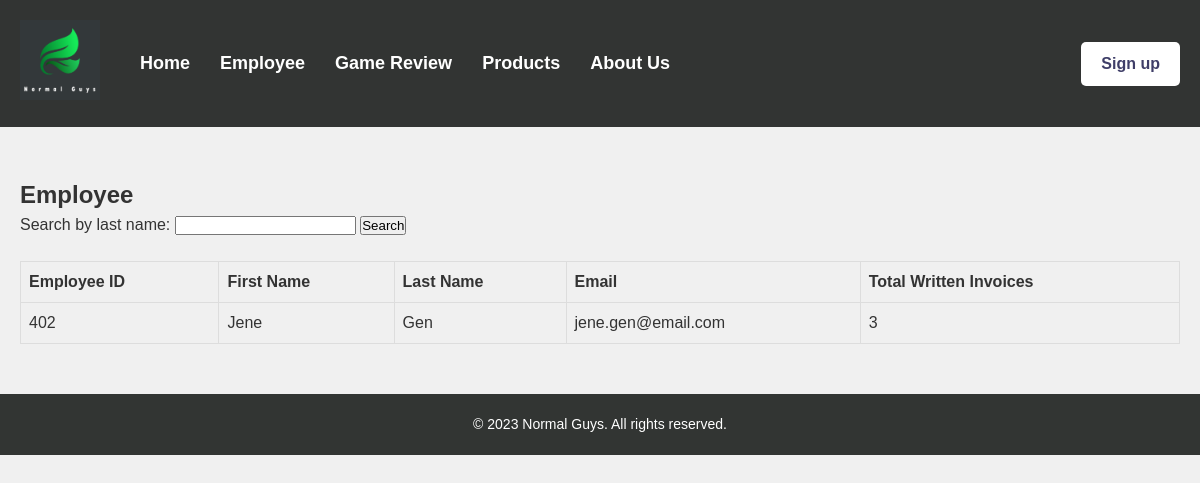
/employee.php?last_name=Gen, run on the app's committed database.
### tables this page shows
CREATE TABLE `Employee` (
  `EmpId` int(11) NOT NULL,
  `EFname` varchar(100) NOT NULL,
  `ELname` varchar(100) NOT NULL,
  `Email` varchar(200) NOT NULL
);

### employee.php (the view, shortened to what this page needs)
<!DOCTYPE html>
<html lang="en">
    <head>
        <link rel="stylesheet" href="https://maxcdn.bootstrapcdn.com/font-awesome/4.4.0/css/font-awesome.min.css">
        <link rel="stylesheet" href="css/employee.css">
    </head>
    <body>
        <header>
            <nav>
                <div class="logo">
                    <a href="about.html"><img src="img/logo.png" alt="Normal Guys"></a>
                </div>
                <div class="nav-links">
                    <ul>
                        <li><a href="index.php">Home</a></li>
                        <li><a href="employee.php">Employee</a></li>
                        <li><a href="review.php">Game Review</a></li>
                        <li><a href="product.php">Products</a></li>
                        <li><a href="about.html">About Us</a></li>
                    </ul>
                </div>
                <div class="nav-buttons" id="nav-buttons">
                    <a href="singup.html" class="sign-up" id="button">Sign up</a>
                </div>
            </nav>
        </header>
        <main>
            <h2>Employee</h2>
            <form method="GET" action="employee.php">
                <label for="last_name">Search by last name:</label>
                <input type="text" name="last_name" id="last_name">
                <input type="submit" value="Search">
            </form>
            <?php
            if ($_SERVER["REQUEST_METHOD"] == "GET" && isset($_GET['last_name'])) {
                $connection = mysqli_connect(DBHOST, DBUSER, DBPASS, DBNAME);
            ?>
            <p>&nbsp;</p>
            <table class="table table-hover">
                <thead>
                    <tr class="table-success">
                        <th scope="col">Employee ID</th>
                        <th scope="col">First Name</th>
                        <th scope="col">Last Name</th>
                        <th scope="col">Email</th>
                        <th scope="col">Total Written Invoices</th>
                    </tr>
                </thead>
                <?php
                $sql = "SELECT E.EmpId, E.ELname, E.EFname, E.Email, COUNT(*) AS TotalInvoices
                        FROM Employee E LEFT JOIN Invoices I ON E.EmpId = I.EId
                        WHERE ELname = '{$_GET['last_name']}'
                        GROUP BY E.EmpId, E.ELname, E.EFname, E.Email;";
                if ($result = mysqli_query($connection, $sql)) {
                    while ($row = mysqli_fetch_assoc($result)) {
                ?>
                <tr>
                    <td><?php echo $row['EmpId'] ?></td>
                    <td><?php echo $row['EFname'] ?></td>
                    <td><?php echo $row['ELname'] ?></td>
                    <td><?php echo $row['Email'] ?></td>
                    <td><?php echo $row['TotalInvoices'] ?></td>
                </tr>
                <?php
                    }
                }
            }
                ?>
            </table>
        </main>
        <footer>
            <p>&copy; 2023 Normal Guys. All rights reserved.</p>
        </footer>
    </body>
</html>

### css/employee.css (style rules this page uses)
* { box-sizing: border-box; margin: 0; padding: 0; }
body { font-family: Arial, sans-serif; font-size: 16px; line-height: 1.5; color: #333; background-color: #f0f0f0; }
a { color: #333; text-decoration: none; }
header { background-color: #323433; }
nav { display: flex; align-items: center; justify-content: space-between; padding: 20px; }
.logo { margin-right: 40px; }
.logo img { max-height: 80px; }
.nav-links { margin-right: auto; }
.nav-links ul { display: flex; list-style: none; }
.nav-links li { margin-right: 30px; }
.nav-links a { font-size: 18px; font-weight: bold; color: #fff; transition: color 0.2s ease-in-out; }
.nav-buttons a { display: inline-block; padding: 10px 20px; margin-left: 20px; background-color: #fff; color: #3f3e68; border-radius: 5px; font-weight: bold; transition: background-color 0.2s ease-in-out; }
main { max-width: 1200px; margin: 0 auto; padding: 50px 20px; }
table { font-family: arial, sans-serif; border-collapse: collapse; width: 100%; }
td, th { border: 1px solid #dddddd; text-align: left; padding: 8px; }
footer { background-color: #323533; color: #fff; text-align: center; padding: 20px; font-size: 15px; }
footer p { font-size: 14px; }

### data on the page
employee: EmpId "402", EFname "Jene", ELname "Gen", Email "jene.gen@email.com", TotalInvoices "3"
